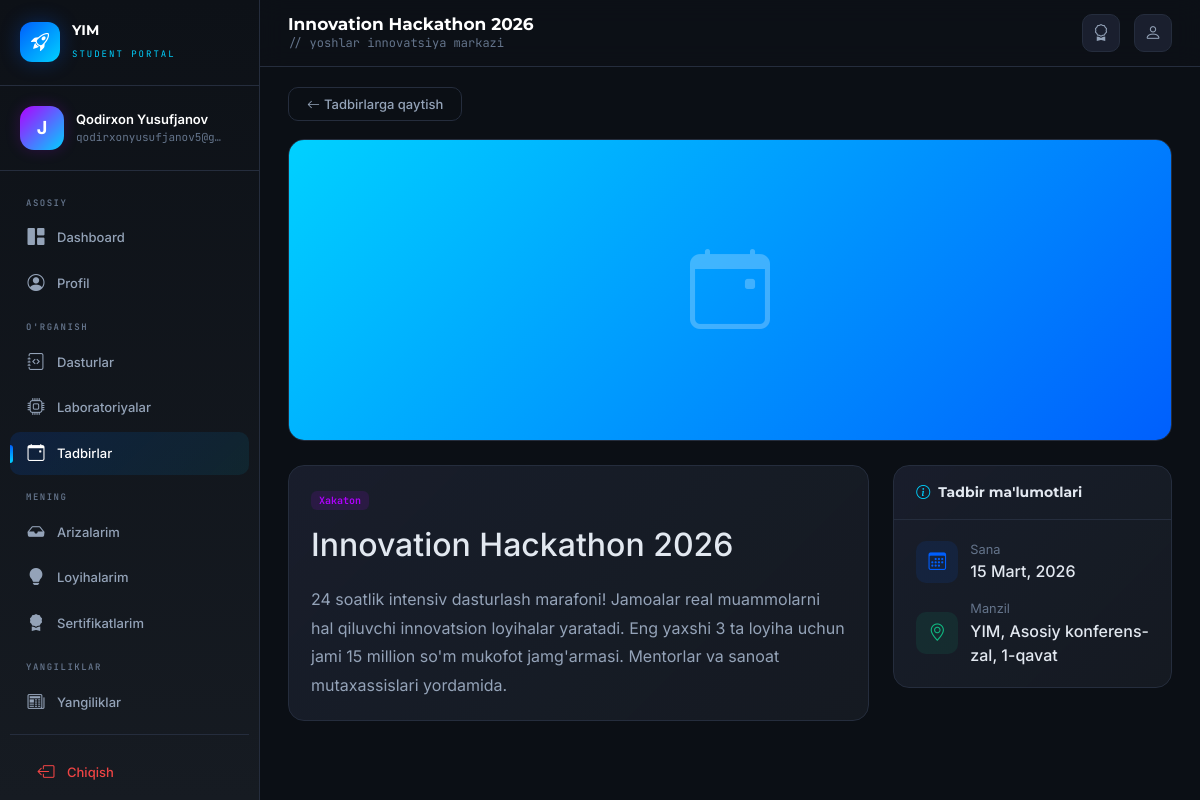
The app's page /student/events/1/ (signed in) with its own data.
### accounts/models.py (models this page shows, shortened)
class User(AbstractUser):
    ROLE_CHOICES = (
        ('admin', 'Admin'),
        ('student', 'Student'),
    )
    role = models.CharField(max_length=10, choices=ROLE_CHOICES, default='student')
    phone = models.CharField(max_length=20, blank=True, null=True)
    avatar = models.ImageField(upload_to='avatars/', blank=True, null=True)
    bio = models.TextField(blank=True, null=True)
    birth_date = models.DateField(blank=True, null=True)

### dashboard/models.py (models this page shows, shortened)
class Event(models.Model):
    TYPE_CHOICES = (
        ('masterclass', 'Master-klass'),
        ('hackathon', 'Xakaton'),
        ('lecture', "Ma'ruza"),
        ('competition', 'Tanlov'),
    )
    title = models.CharField(max_length=300, verbose_name="Sarlavha")
    event_type = models.CharField(max_length=20, choices=TYPE_CHOICES, default='masterclass', verbose_name="Turi")
    image = models.ImageField(upload_to='events/', blank=True, null=True, verbose_name="Rasm")
    description = models.TextField(blank=True, verbose_name="Tavsif")
    date = models.DateTimeField(verbose_name="Sana va vaqt")
    location = models.CharField(max_length=300, blank=True, verbose_name="Joy")
    is_active = models.BooleanField(default=True, verbose_name="Faol")
    created_at = models.DateTimeField(auto_now_add=True)
    updated_at = models.DateTimeField(auto_now=True)
    class Meta:
        ordering = ['-date']
        verbose_name = "Tadbir"
        verbose_name_plural = "Tadbirlar"

### student/views.py (the view)
# urls.py: path('events/<int:pk>/', views.event_detail, name='event_detail'),
@student_required
def event_detail(request, pk):
    event = get_object_or_404(Event, pk=pk, is_active=True)
    return render(request, 'student/events/detail.html', {'event': event})

### dashboard/context_processors.py (called while the page is built)
def pending_applications(request):
    if request.user.is_authenticated:
        try:
            count = Application.objects.filter(status='pending').count()
            return {'pending_count': count}
        except Exception:
            return {'pending_count': 0}
    return {'pending_count': 0}

### student/views.py (called while the page is built)
def student_required(view_func):
    @wraps(view_func)
    @login_required(login_url='/login/')
    def wrapper(request, *args, **kwargs):
        return view_func(request, *args, **kwargs)
    return wrapper

### templates/student/events/detail.html (shortened to what this page needs)
{% extends "student/base.html" %}
{% block page_title %}{{ event.title }}{% endblock %}
{% block content %}
<div class="fade-up">
    <div class="mb-4">
        <a href="{% url 'student:event_list' %}" class="btn-ghost">
            <i class="bi bi-arrow-left me-1"></i>Tadbirlarga qaytish
        </a>
    </div>
    <div class="glass-card mb-4 overflow-hidden">
        {% if event.image %}
            <img src="{{ event.image.url }}" alt="{{ event.title }}" style="width: 100%; height: 350px; object-fit: cover; display: block;">
        {% else %}
            <div style="height: 300px; display: flex; align-items: center; justify-content: center; background: linear-gradient(135deg, var(--neon-cyan), var(--primary));">
                <i class="bi bi-calendar-event" style="font-size: 5rem; color: rgba(255,255,255,0.25);"></i>
            </div>
        {% endif %}
    </div>
    <div class="row g-4">
        <div class="col-lg-8">
            <div class="glass-card">
                <div class="glass-card-body">
                    <div class="mb-3">
                        {% if event.event_type == "masterclass" %}
                            <span class="event-type-badge type-masterclass">Master-klass</span>
                        {% elif event.event_type == "hackathon" %}
                            <span class="event-type-badge type-hackathon">Xakaton</span>
                        {% elif event.event_type == "lecture" %}
                            <span class="event-type-badge type-lecture">Ma'ruza</span>
                        {% elif event.event_type == "competition" %}
                            <span class="event-type-badge type-competition">Tanlov</span>
                        {% endif %}
                    </div>
                    <h2 style="color: var(--text-main); margin-bottom: 20px;">{{ event.title }}</h2>
                    <div style="color: var(--text-dim); line-height: 1.8; font-size: 1rem;">
                        {{ event.description|linebreaksbr }}
                    </div>
                </div>
            </div>
        </div>
        <div class="col-lg-4">
            <div class="glass-card">
                <div class="glass-card-header">
                    <h6 style="margin: 0; color: var(--text-main);">
                        <i class="bi bi-info-circle me-2" style="color: var(--neon-cyan);"></i>Tadbir ma'lumotlari
                    </h6>
                </div>
                <div class="glass-card-body">
                    <div class="event-detail-list">
                        {% if event.date %}
                        <div class="event-detail-item">
                            <div class="event-detail-icon" style="background: rgba(0, 95, 253, 0.1); color: var(--primary);">
                                <i class="bi bi-calendar3"></i>
                            </div>
                            <div>
                                <div style="color: var(--text-muted); font-size: 0.8rem;">Sana</div>
                                <div style="color: var(--text-main); font-weight: 500;">{{ event.date|date:"d F, Y" }}</div>
                            </div>
                        </div>
                        {% endif %}
                        {% if event.location %}
                        <div class="event-detail-item">
                            <div class="event-detail-icon" style="background: rgba(16, 185, 129, 0.1); color: var(--green);">
                                <i class="bi bi-geo-alt"></i>
                            </div>
                            <div>
                                <div style="color: var(--text-muted); font-size: 0.8rem;">Manzil</div>
                                <div style="color: var(--text-main); font-weight: 500;">{{ event.location }}</div>
                            </div>
                        </div>
                        {% endif %}
                    </div>
                </div>
            </div>
        </div>
    </div>
</div>
{% endblock %}

### templates/student/base.html (shortened to what this page needs)
{% load static %}
<!DOCTYPE html>
<html lang="uz">
<head>
    <link href="https://cdn.jsdelivr.net/npm/bootstrap@5.3.3/dist/css/bootstrap.min.css" rel="stylesheet">
    <link href="https://cdn.jsdelivr.net/npm/bootstrap-icons@1.11.3/font/bootstrap-icons.min.css" rel="stylesheet">
</head>
<body>
    <aside class="sidebar" id="sidebar">
        <div class="sidebar-brand">
            <div class="brand-logo"><i class="bi bi-rocket-takeoff"></i></div>
            <div class="brand-text">
                <h5>YIM</h5>
                <small>Student Portal</small>
            </div>
        </div>
        <div class="sidebar-profile">
            <div class="profile-avatar">
                {% if request.user.avatar %}
                <img src="{{ request.user.avatar.url }}" alt="">
                {% else %}
                {{ request.user.username|first|upper }}
                {% endif %}
            </div>
            <div class="profile-info">
                <div class="name">{{ request.user.get_full_name|default:request.user.username }}</div>
                <span class="email">{{ request.user.email|default:"student" }}</span>
            </div>
        </div>
        <nav class="sidebar-nav">
            <div class="nav-label">Asosiy</div>
            <a href="{% url 'student:home' %}" class="nav-item {% if request.resolver_match.url_name == 'home' %}active{% endif %}">
                <i class="bi bi-grid-1x2-fill"></i> Dashboard
            </a>
            <a href="{% url 'student:profile' %}" class="nav-item {% if request.resolver_match.url_name == 'profile' %}active{% endif %}">
                <i class="bi bi-person-circle"></i> Profil
            </a>
            <div class="nav-label">O'rganish</div>
            <a href="{% url 'student:program_list' %}" class="nav-item {% if 'program' in request.resolver_match.url_name %}active{% endif %}">
                <i class="bi bi-journal-code"></i> Dasturlar
            </a>
            <a href="{% url 'student:laboratory_list' %}" class="nav-item {% if 'laboratory' in request.resolver_match.url_name %}active{% endif %}">
                <i class="bi bi-cpu"></i> Laboratoriyalar
            </a>
            <a href="{% url 'student:event_list' %}" class="nav-item {% if 'event' in request.resolver_match.url_name %}active{% endif %}">
                <i class="bi bi-calendar-event"></i> Tadbirlar
            </a>
            <div class="nav-label">Mening</div>
            <a href="{% url 'student:my_applications' %}" class="nav-item {% if 'application' in request.resolver_match.url_name %}active{% endif %}">
                <i class="bi bi-inbox-fill"></i> Arizalarim
            </a>
            <a href="{% url 'student:my_projects' %}" class="nav-item {% if 'project' in request.resolver_match.url_name %}active{% endif %}">
                <i class="bi bi-lightbulb-fill"></i> Loyihalarim
            </a>
            <a href="{% url 'student:my_certificates' %}" class="nav-item {% if 'certificate' in request.resolver_match.url_name %}active{% endif %}">
                <i class="bi bi-award-fill"></i> Sertifikatlarim
            </a>
            <div class="nav-label">Yangiliklar</div>
            <a href="{% url 'student:news_list' %}" class="nav-item {% if 'news' in request.resolver_match.url_name %}active{% endif %}">
                <i class="bi bi-newspaper"></i> Yangiliklar
            </a>
            <div style="padding: 16px 10px; margin-top: 10px; border-top: 1px solid var(--dark-border);">
                <a href="{% url 'logout' %}" class="nav-item" style="color: var(--red);">
                    <i class="bi bi-box-arrow-left"></i> Chiqish
                </a>
            </div>
        </nav>
    </aside>
    <div class="main">
        <header class="topbar">
            <div class="topbar-left">
                <div class="page-heading">
                    <h4>{% block page_title %}Dashboard{% endblock %}</h4>
                    <p>{% block page_sub %}// yoshlar innovatsiya markazi{% endblock %}</p>
                </div>
            </div>
            <div class="topbar-right">
                <a href="{% url 'student:my_certificates' %}" class="topbar-btn" title="Sertifikatlar">
                    <i class="bi bi-award"></i>
                </a>
                <a href="{% url 'student:profile' %}" class="topbar-btn" title="Profil">
                    <i class="bi bi-person"></i>
                </a>
            </div>
        </header>
        <div class="content">
            {% block content %}{% endblock %}
        </div>
    </div>
</body>
</html>

### templates/student/events/detail.html (style rules this page uses)
.event-detail-list { display: flex; flex-direction: column; gap: 16px; }
.event-detail-item { display: flex; align-items: center; gap: 12px; }
.event-detail-icon { width: 42px; height: 42px; border-radius: 10px; display: flex; align-items: center; justify-content: center; font-size: 1.1rem; flex-shrink: 0; }

### records on screen
User: user.username|first "J", user.get_full_name "Qodirxon Yusufjanov", user.email "qodirxonyusufjanov5@g…"
Event: title "Innovation Hackathon 2026", description "24 soatlik intensiv dasturlash marafoni! Jamoalar real muammolarni hal qiluvchi innovatsion loyihalar yaratadi. Eng yaxshi 3 ta loyiha uchun jami 15 million so'm mukofot jamg'armasi. Mentorlar va sanoat mutaxassislari yordamida.", date "15 Mart, 2026", location "YIM, Asosiy konferens-zal, 1-qavat"
